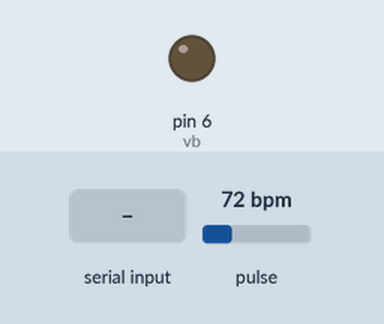
Simulated run of this sketch. Board: Arduino Uno, built with avr-gcc and run on an emulated ATmega328P. On the bench: output pins drawn as LEDs (lit = HIGH). Inputs (shaded band) come from the test bench; at power-on: pulse 72 bpm. What the sketch prints to the serial monitor is not drawn.

Above: at 1.2 s.
1.3 s: "0" received over Serial
At 1.38 s:
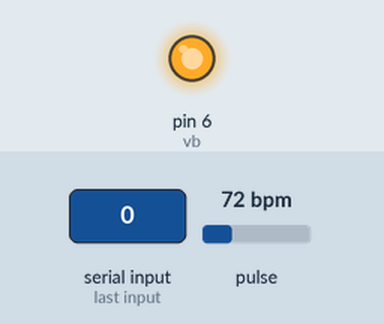
Timing chart, 0 to 4.3 s (numbered marks = the images above; inputs shaded):
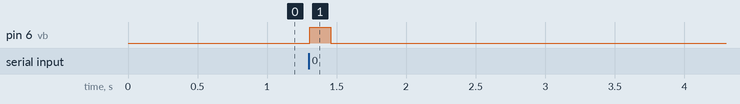

The sketch:

HeartRate_Vibration_Nano.ino
```cpp
/*
  链接位置
  Hardware Connections (Breakoutboard to Arduino):
  -5V = 5V (3.3V is allowed)
  -GND = GND
  -SDA = A4 (or SDA)
  -SCL = A5 (or SCL)
  -Vibration 震动 = D3
  -INT = Not connected

  The MAX30105 Breakout can handle 5V or 3.3V I2C logic. We recommend powering the board with 5V
  but it will also run at 3.3V.
*/

#include <Wire.h>
#include "MAX30105.h"
#include "heartRate.h"
MAX30105 particleSensor;

//////////////////////////////////////

const byte RATE_SIZE = 4; //Increase this for more averaging. 4 is good.
byte rates[RATE_SIZE]; //Array of heart rates
byte rateSpot = 0;
long lastBeat = 0; //Time at which the last beat occurred

char inChar;
int vb = 6;//Vibration 6

float beatsPerMinute;
int beatAvg;

//////////////////////////////////////

void setup()
{
  pinMode(vb,OUTPUT);
  digitalWrite(vb,LOW);
  Serial.begin(38400);
  Serial.println("Initializing...");

  // Initialize sensor
  if (!particleSensor.begin(Wire, I2C_SPEED_FAST)) //Use default I2C port, 400kHz speed
  {
    Serial.println("MAX30105 was not found. Please check wiring/power. ");
    while (1);
  }
  Serial.println("Place your index finger on the sensor with steady pressure.");

  particleSensor.setup(); //Configure sensor with default settings
  particleSensor.setPulseAmplitudeRed(0x0A); //Turn Red LED to low to indicate sensor is running
  particleSensor.setPulseAmplitudeGreen(0); //Turn off Green LED
}

void loop()
{
  long irValue = particleSensor.getIR();

  if (checkForBeat(irValue) == true)
  {
    //We sensed a beat!
    long delta = millis() - lastBeat;
    lastBeat = millis();

    beatsPerMinute = 60 / (delta / 1000.0);

    if (beatsPerMinute < 255 && beatsPerMinute > 20)
    {
      rates[rateSpot++] = (byte)beatsPerMinute; //Store this reading in the array
      rateSpot %= RATE_SIZE; //Wrap variable

      //Take average of readings
      beatAvg = 0;
      for (byte x = 0 ; x < RATE_SIZE ; x++)
        beatAvg += rates[x];
      beatAvg /= RATE_SIZE;
    }
  }

  Serial.print(beatAvg);


  while(Serial.available())
  {
    inChar = Serial.read();
    Vibration();
    delay(100);
    digitalWrite(vb,LOW);
  }
}

void Vibration()
{
  if (inChar == '0')
  {
    //Serial.println("Vibration");
    digitalWrite(vb,HIGH);
    delay(50);
  }
  //else if(inChar == '1')
  //{
    //digitalWrite(vb,LOW);
  //}
}
```

License.ino
```cpp
// (licence header left out)

```

Measured:
- after the input at 1.3 s, pin 6 (vb): LOW → HIGH at once, → LOW 0.15 s later
